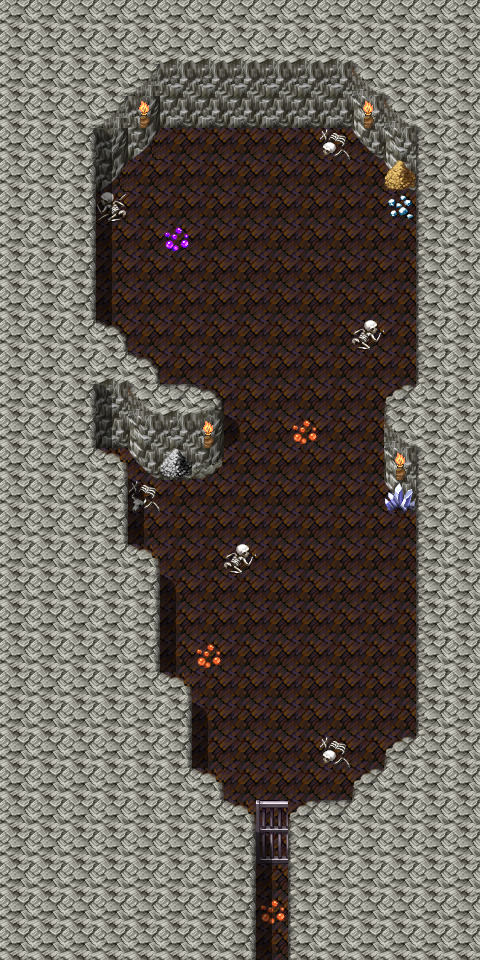

Tiled map render using the project's own tile images. Description and the map definition, with tile-layer contents summarised, below:
An orthogonal 15x30 tile map with 32x32 px tiles, 5 tile layers (Ground, Objects, Above, Top, ...), 12 hidden layers not drawn, 62 tilesets and 26 objects (12x spawn, 9x replace, 2x container, mapchange, script, ...).

<map version="1.5" tiledversion="1.7.2" orientation="orthogonal" renderorder="right-down" width="15" height="30" tilewidth="32" tileheight="32" infinite="0" nextlayerid="26" nextobjectid="101">
 <tileset firstgid="1" name="map_bed_1" tilewidth="32" tileheight="32" tilecount="128" columns="16">
  <image source="../drawable/map_bed_1.png" width="512" height="256" />
 </tileset>
 <tileset firstgid="129" name="map_border_1" tilewidth="32" tileheight="32" tilecount="128" columns="16">
  <image source="../drawable/map_border_1.png" width="512" height="256" />
 </tileset>
 <tileset firstgid="257" name="map_bridge_1" tilewidth="32" tileheight="32" tilecount="128" columns="16">
  <image source="../drawable/map_bridge_1.png" width="512" height="256" />
 </tileset>
 <tileset firstgid="385" name="map_bridge_2" tilewidth="32" tileheight="32" tilecount="128" columns="16">
  <image source="../drawable/map_bridge_2.png" width="512" height="256" />
 </tileset>
 <tileset firstgid="513" name="map_broken_1" tilewidth="32" tileheight="32" tilecount="128" columns="16">
  <image source="../drawable/map_broken_1.png" width="512" height="256" />
 </tileset>
 <tileset firstgid="641" name="map_cavewall_1" tilewidth="32" tileheight="32" tilecount="108" columns="18">
  <image source="../drawable/map_cavewall_1.png" width="576" height="192" />
 </tileset>
 <tileset firstgid="749" name="map_cavewall_2" tilewidth="32" tileheight="32" tilecount="108" columns="18">
  <image source="../drawable/map_cavewall_2.png" width="576" height="192" />
 </tileset>
 <tileset firstgid="857" name="map_cavewall_3" tilewidth="32" tileheight="32" tilecount="108" columns="18">
  <image source="../drawable/map_cavewall_3.png" width="576" height="192" />
 </tileset>
 <tileset firstgid="965" name="map_cavewall_4" tilewidth="32" tileheight="32" tilecount="108" columns="18">
  <image source="../drawable/map_cavewall_4.png" width="576" height="192" />
 </tileset>
 <tileset firstgid="1073" name="map_chair_table_1" tilewidth="32" tileheight="32" tilecount="128" columns="16">
  <image source="../drawable/map_chair_table_1.png" width="512" height="256" />
 </tileset>
 <tileset firstgid="1201" name="map_chair_table_2" tilewidth="32" tileheight="32" tilecount="128" columns="16">
  <image source="../drawable/map_chair_table_2.png" width="512" height="256" />
 </tileset>
 <tileset firstgid="1329" name="map_crate_1" tilewidth="32" tileheight="32" tilecount="128" columns="16">
  <image source="../drawable/map_crate_1.png" width="512" height="256" />
 </tileset>
 <tileset firstgid="1457" name="map_cupboard_1" tilewidth="32" tileheight="32" tilecount="128" columns="16">
  <image source="../drawable/map_cupboard_1.png" width="512" height="256" />
 </tileset>
 <tileset firstgid="1585" name="map_curtain_1" tilewidth="32" tileheight="32" tilecount="128" columns="16">
  <image source="../drawable/map_curtain_1.png" width="512" height="256" />
 </tileset>
 <tileset firstgid="1713" name="map_entrance_1" tilewidth="32" tileheight="32" tilecount="128" columns="16">
  <image source="../drawable/map_entrance_1.png" width="512" height="256" />
 </tileset>
 <tileset firstgid="1841" name="map_entrance_2" tilewidth="32" tileheight="32" tilecount="128" columns="16">
  <image source="../drawable/map_entrance_2.png" width="512" height="256" />
 </tileset>
 <tileset firstgid="1969" name="map_fence_1" tilewidth="32" tileheight="32" tilecount="128" columns="16">
  <image source="../drawable/map_fence_1.png" width="512" height="256" />
 </tileset>
 <tileset firstgid="2097" name="map_fence_2" tilewidth="32" tileheight="32" tilecount="128" columns="16">
  <image source="../drawable/map_fence_2.png" width="512" height="256" />
 </tileset>
 <tileset firstgid="2225" name="map_fence_3" tilewidth="32" tileheight="32" tilecount="128" columns="16">
  <image source="../drawable/map_fence_3.png" width="512" height="256" />
 </tileset>
 <tileset firstgid="2353" name="map_fence_4" tilewidth="32" tileheight="32" tilecount="128" columns="16">
  <image source="../drawable/map_fence_4.png" width="512" height="256" />
 </tileset>
 <tileset firstgid="2481" name="map_ground_1" tilewidth="32" tileheight="32" tilecount="128" columns="16">
  <image source="../drawable/map_ground_1.png" width="512" height="256" />
 </tileset>
 <tileset firstgid="2609" name="map_ground_2" tilewidth="32" tileheight="32" tilecount="128" columns="16">
  <image source="../drawable/map_ground_2.png" width="512" height="256" />
 </tileset>
 <tileset firstgid="2737" name="map_ground_3" tilewidth="32" tileheight="32" tilecount="128" columns="16">
  <image source="../drawable/map_ground_3.png" width="512" height="256" />
 </tileset>
 <tileset firstgid="2865" name="map_ground_4" tilewidth="32" tileheight="32" tilecount="128" columns="16">
  <image source="../drawable/map_ground_4.png" width="512" height="256" />
 </tileset>
 <tileset firstgid="2993" name="map_ground_5" tilewidth="32" tileheight="32" tilecount="128" columns="16">
  <image source="../drawable/map_ground_5.png" width="512" height="256" />
 </tileset>
 <tileset firstgid="3121" name="map_ground_6" tilewidth="32" tileheight="32" tilecount="128" columns="16">
  <image source="../drawable/map_ground_6.png" width="512" height="256" />
 </tileset>
 <tileset firstgid="3249" name="map_ground_7" tilewidth="32" tileheight="32" tilecount="128" columns="16">
  <image source="../drawable/map_ground_7.png" width="512" height="256" />
 </tileset>
 <tileset firstgid="3377" name="map_ground_8" tilewidth="32" tileheight="32" tilecount="128" columns="16">
  <image source="../drawable/map_ground_8.png" width="512" height="256" />
 </tileset>
 <tileset firstgid="3505" name="map_house_1" tilewidth="32" tileheight="32" tilecount="128" columns="16">
  <image source="../drawable/map_house_1.png" width="512" height="256" />
 </tileset>
 <tileset firstgid="3633" name="map_house_2" tilewidth="32" tileheight="32" tilecount="128" columns="16">
  <image source="../drawable/map_house_2.png" width="512" height="256" />
 </tileset>
 <tileset firstgid="3761" name="map_indoor_1" tilewidth="32" tileheight="32" tilecount="128" columns="16">
  <image source="../drawable/map_indoor_1.png" width="512" height="256" />
 </tileset>
 <tileset firstgid="3889" name="map_indoor_2" tilewidth="32" tileheight="32" tilecount="128" columns="16">
  <image source="../drawable/map_indoor_2.png" width="512" height="256" />
 </tileset>
 <tileset firstgid="4017" name="map_kitchen_1" tilewidth="32" tileheight="32" tilecount="128" columns="16">
  <image source="../drawable/map_kitchen_1.png" width="512" height="256" />
 </tileset>
 <tileset firstgid="4145" name="map_outdoor_1" tilewidth="32" tileheight="32" tilecount="128" columns="16">
  <image source="../drawable/map_outdoor_1.png" width="512" height="256" />
 </tileset>
 <tileset firstgid="4273" name="map_pillar_1" tilewidth="32" tileheight="32" tilecount="128" columns="16">
  <image source="../drawable/map_pillar_1.png" width="512" height="256" />
 </tileset>
 <tileset firstgid="4401" name="map_pillar_2" tilewidth="32" tileheight="32" tilecount="128" columns="16">
  <image source="../drawable/map_pillar_2.png" width="512" height="256" />
 </tileset>
 <tileset firstgid="4529" name="map_plant_1" tilewidth="32" tileheight="32" tilecount="128" columns="16">
  <image source="../drawable/map_plant_1.png" width="512" height="256" />
 </tileset>
 <tileset firstgid="4657" name="map_plant_2" tilewidth="32" tileheight="32" tilecount="128" columns="16">
  <image source="../drawable/map_plant_2.png" width="512" height="256" />
 </tileset>
 <tileset firstgid="4785" name="map_rock_1" tilewidth="32" tileheight="32" tilecount="128" columns="16">
  <image source="../drawable/map_rock_1.png" width="512" height="256" />
 </tileset>
 <tileset firstgid="4913" name="map_rock_2" tilewidth="32" tileheight="32" tilecount="128" columns="16">
  <image source="../drawable/map_rock_2.png" width="512" height="256" />
 </tileset>
 <tileset firstgid="5041" name="map_roof_1" tilewidth="32" tileheight="32" tilecount="128" columns="16">
  <image source="../drawable/map_roof_1.png" width="512" height="256" />
 </tileset>
 <tileset firstgid="5169" name="map_roof_2" tilewidth="32" tileheight="32" tilecount="128" columns="16">
  <image source="../drawable/map_roof_2.png" width="512" height="256" />
 </tileset>
 <tileset firstgid="5297" name="map_roof_3" tilewidth="32" tileheight="32" tilecount="128" columns="16">
  <image source="../drawable/map_roof_3.png" width="512" height="256" />
 </tileset>
 <tileset firstgid="5425" name="map_shop_1" tilewidth="32" tileheight="32" tilecount="128" columns="16">
  <image source="../drawable/map_shop_1.png" width="512" height="256" />
 </tileset>
 <tileset firstgid="5553" name="map_sign_ladder_1" tilewidth="32" tileheight="32" tilecount="128" columns="16">
  <image source="../drawable/map_sign_ladder_1.png" width="512" height="256" />
 </tileset>
 <tileset firstgid="5681" name="map_table_1" tilewidth="32" tileheight="32" tilecount="128" columns="16">
  <image source="../drawable/map_table_1.png" width="512" height="256" />
 </tileset>
 <tileset firstgid="5809" name="map_trail_1" tilewidth="32" tileheight="32" tilecount="128" columns="16">
  <image source="../drawable/map_trail_1.png" width="512" height="256" />
 </tileset>
 <tileset firstgid="5937" name="map_transition_1" tilewidth="32" tileheight="32" tilecount="128" columns="16">
  <image source="../drawable/map_transition_1.png" width="512" height="256" />
 </tileset>
 <tileset firstgid="6065" name="map_transition_2" tilewidth="32" tileheight="32" tilecount="128" columns="16">
  <image source="../drawable/map_transition_2.png" width="512" height="256" />
 </tileset>
 <tileset firstgid="6193" name="map_transition_3" tilewidth="32" tileheight="32" tilecount="128" columns="16">
  <image source="../drawable/map_transition_3.png" width="512" height="256" />
 </tileset>
 <tileset firstgid="6321" name="map_transition_4" tilewidth="32" tileheight="32" tilecount="128" columns="16">
  <image source="../drawable/map_transition_4.png" width="512" height="256" />
 </tileset>
 <tileset firstgid="6449" name="map_transition_5" tilewidth="32" tileheight="32" tilecount="128" columns="16">
  <image source="../drawable/map_transition_5.png" width="512" height="256" />
 </tileset>
 <tileset firstgid="6577" name="map_tree_1" tilewidth="32" tileheight="32" tilecount="128" columns="16">
  <image source="../drawable/map_tree_1.png" width="512" height="256" />
 </tileset>
 <tileset firstgid="6705" name="map_tree_2" tilewidth="32" tileheight="32" tilecount="128" columns="16">
  <image source="../drawable/map_tree_2.png" width="512" height="256" />
 </tileset>
 <tileset firstgid="6833" name="map_wall_1" tilewidth="32" tileheight="32" tilecount="128" columns="16">
  <image source="../drawable/map_wall_1.png" width="512" height="256" />
 </tileset>
 <tileset firstgid="6961" name="map_wall_2" tilewidth="32" tileheight="32" tilecount="120" columns="15">
  <image source="../drawable/map_wall_2.png" width="480" height="256" />
 </tileset>
 <tileset firstgid="7081" name="map_wall_3" tilewidth="32" tileheight="32" tilecount="120" columns="15">
  <image source="../drawable/map_wall_3.png" width="480" height="256" />
 </tileset>
 <tileset firstgid="7201" name="map_wall_4" tilewidth="32" tileheight="32" tilecount="120" columns="15">
  <image source="../drawable/map_wall_4.png" width="480" height="256" />
 </tileset>
 <tileset firstgid="7321" name="map_window_1" tilewidth="32" tileheight="32" tilecount="128" columns="16">
  <image source="../drawable/map_window_1.png" width="512" height="256" />
 </tileset>
 <tileset firstgid="7449" name="map_window_2" tilewidth="32" tileheight="32" tilecount="128" columns="16">
  <image source="../drawable/map_window_2.png" width="512" height="256" />
 </tileset>
 <tileset firstgid="7577" name="map_guynmart" tilewidth="32" tileheight="32" tilecount="128" columns="16">
  <image source="../drawable/map_guynmart.png" width="512" height="256" />
 </tileset>
 <tileset firstgid="7705" name="map_ratdom" tilewidth="32" tileheight="32" tilecount="108" columns="18">
  <image source="../drawable/map_ratdom.png" width="576" height="192" />
 </tileset>
 <layer id="1" name="Ground" width="15" height="30">
  <data>[450 cells, 450 non-empty, 20 distinct tile ids]</data>
 </layer>
 <layer id="2" name="Objects" width="15" height="30">
  <data>[450 cells, 35 non-empty, 23 distinct tile ids]</data>
 </layer>
 <layer id="3" name="Above" width="15" height="30">
  <data>[450 cells, 44 non-empty, 10 distinct tile ids]</data>
 </layer>
 <layer id="4" name="Top" width="15" height="30">
  <data>[450 cells, 237 non-empty, 7 distinct tile ids]</data>
 </layer>
 <layer id="5" name="Walkable" width="15" height="30" visible="0">
  <data>[450 cells, 218 non-empty, 1 distinct tile ids]</data>
 </layer>
 <layer id="25" name="Walkable_1" width="15" height="30" visible="0">
  <data>[450 cells, 34 non-empty, 1 distinct tile ids]</data>
 </layer>
 <layer id="23" name="Above_9" width="15" height="30" visible="0">
  <data>[450 cells, 9 non-empty, 5 distinct tile ids]</data>
 </layer>
 <layer id="6" name="Light10" width="15" height="30" visible="0">
  <data>[450 cells, 450 non-empty, 1 distinct tile ids]</data>
 </layer>
 <layer id="7" name="Light1" width="15" height="30" visible="0">
  <data>[450 cells, 351 non-empty, 9 distinct tile ids]</data>
 </layer>
 <layer id="8" name="Light2" width="15" height="30" visible="0">
  <data>[450 cells, 361 non-empty, 8 distinct tile ids]</data>
 </layer>
 <layer id="9" name="Light3" width="15" height="30" visible="0">
  <data>[450 cells, 332 non-empty, 6 distinct tile ids]</data>
 </layer>
 <layer id="10" name="Light4" width="15" height="30" visible="0">
  <data>[450 cells, 330 non-empty, 6 distinct tile ids]</data>
 </layer>
 <layer id="11" name="Light5" width="15" height="30" visible="0">
  <data>[450 cells, 285 non-empty, 10 distinct tile ids]</data>
 </layer>
 <layer id="12" name="Light6" width="15" height="30" visible="0">
  <data>[450 cells, 238 non-empty, 10 distinct tile ids]</data>
 </layer>
 <layer id="13" name="Light7" width="15" height="30" visible="0">
  <data>[450 cells, 231 non-empty, 9 distinct tile ids]</data>
 </layer>
 <layer id="14" name="Light8" width="15" height="30">
  <data>[450 cells, 0 non-empty, 0 distinct tile ids]</data>
 </layer>
 <layer id="15" name="Compass" width="15" height="30" visible="0">
  <data>[450 cells, 450 non-empty, 1 distinct tile ids]</data>
 </layer>
 <objectgroup id="16" name="Mapevents" visible="0">
  <object id="56" name="south" type="mapchange" x="256" y="928" width="32" height="32">
   <properties>
    <property name="map" value="ratdom_maze_517" />
    <property name="place" value="north" />
   </properties>
  </object>
  <object id="80" name="ratdom_troll_kill" type="script" x="128" y="160" width="256" height="768">
   <properties>
    <property name="when" value="always" />
   </properties>
  </object>
  <object id="99" name="ratdom_troll_loot_1" type="container" x="160" y="832" width="32" height="32" />
  <object id="100" name="ratdom_troll_loot_2" type="container" x="320" y="864" width="32" height="32" />
 </objectgroup>
 <objectgroup id="17" name="Spawn" visible="0">
  <object id="50" name="ratdom_rat" type="spawn" x="448" y="0" width="32" height="32" />
  <object id="46" name="ratdom_maze_rat" type="spawn" x="224" y="736" width="96" height="64">
   <properties>
    <property name="quantity" value="1" />
    <property name="spawngroup" value="ratdom_maze_rat" />
   </properties>
  </object>
  <object id="68" name="ratdom_troll_1" type="spawn" x="192" y="288" width="128" height="128">
   <properties>
    <property name="quantity" value="3" />
    <property name="spawngroup" value="ratdom_troll_1" />
   </properties>
  </object>
  <object id="81" name="ratdom_troll_2a" type="spawn" x="0" y="160" width="64" height="160">
   <properties>
    <property name="quantity" value="5" />
    <property name="spawngroup" value="ratdom_troll_2" />
   </properties>
  </object>
  <object id="85" name="ratdom_troll_2b" type="spawn" x="128" y="832" width="64" height="32">
   <properties>
    <property name="quantity" value="2" />
    <property name="spawngroup" value="ratdom_troll_2" />
   </properties>
  </object>
  <object id="86" name="ratdom_troll_2c" type="spawn" x="192" y="896" width="32" height="32">
   <properties>
    <property name="quantity" value="1" />
    <property name="spawngroup" value="ratdom_troll_2" />
   </properties>
  </object>
  <object id="76" name="ratdom_troll_3" type="spawn" x="32" y="672" width="96" height="96">
   <properties>
    <property name="quantity" value="8" />
    <property name="spawngroup" value="ratdom_troll_3" />
   </properties>
  </object>
  <object id="77" name="ratdom_troll_4a" type="spawn" x="32" y="512" width="64" height="128">
   <properties>
    <property name="quantity" value="5" />
    <property name="spawngroup" value="ratdom_troll_4" />
   </properties>
  </object>
  <object id="87" name="ratdom_troll_4b" type="spawn" x="448" y="128" width="32" height="256">
   <properties>
    <property name="quantity" value="5" />
    <property name="spawngroup" value="ratdom_troll_4" />
   </properties>
  </object>
  <object id="79" name="ratdom_troll_5" type="spawn" x="448" y="448" width="32" height="256">
   <properties>
    <property name="quantity" value="10" />
    <property name="spawngroup" value="ratdom_troll_5" />
   </properties>
  </object>
  <object id="78" name="ratdom_troll_6" type="spawn" x="352" y="768" width="128" height="128">
   <properties>
    <property name="quantity" value="5" />
    <property name="spawngroup" value="ratdom_troll_6" />
   </properties>
  </object>
  <object id="75" name="ratdom_troll_9" type="spawn" x="224" y="0" width="64" height="96">
   <properties>
    <property name="quantity" value="1" />
    <property name="spawngroup" value="ratdom_troll_9" />
   </properties>
  </object>
 </objectgroup>
 <objectgroup id="18" name="Keys" visible="0">
  <object id="86" name="ratdom_troll_door2" type="key" x="256" y="832" width="32" height="32">
   <properties>
    <property name="phrase" value="ratdom_troll_door2" />
    <property name="requireId" value="ratdom_nondisplay" />
    <property name="requireType" value="questProgress" />
    <property name="requireValue" value="171" />
   </properties>
  </object>
 </objectgroup>
 <objectgroup id="19" name="Replace" visible="0">
  <object id="82" name="ratdom_troll_2a" type="replace" x="64" y="224" width="32" height="32">
   <properties>
    <property name="Walkable" value="Walkable_1" />
    <property name="requireId" value="ratdom_nondisplay" />
    <property name="requireType" value="questProgress" />
    <property name="requireValue" value="162" />
   </properties>
  </object>
  <object id="94" name="ratdom_troll_2b" type="replace" x="224" y="896" width="32" height="32">
   <properties>
    <property name="Walkable" value="Walkable_1" />
    <property name="requireId" value="ratdom_nondisplay" />
    <property name="requireType" value="questProgress" />
    <property name="requireValue" value="162" />
   </properties>
  </object>
  <object id="84" name="ratdom_troll_3" type="replace" x="128" y="704" width="64" height="32">
   <properties>
    <property name="Walkable" value="Walkable_1" />
    <property name="requireId" value="ratdom_nondisplay" />
    <property name="requireType" value="questProgress" />
    <property name="requireValue" value="163" />
   </properties>
  </object>
  </objectgroup>
</map>
<!-- 6 of 26 objects omitted -->
